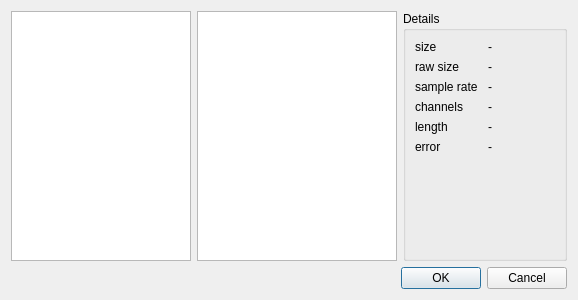
<?xml version="1.0" encoding="UTF-8"?>
<ui version="4.0">
 <class>SampleChooserDialog</class>
 <widget class="QDialog" name="SampleChooserDialog">
  <property name="geometry">
   <rect>
    <x>0</x>
    <y>0</y>
    <width>578</width>
    <height>300</height>
   </rect>
  </property>
  <property name="minimumSize">
   <size>
    <width>0</width>
    <height>300</height>
   </size>
  </property>
  <property name="windowTitle">
   <string>Dialog</string>
  </property>
  <layout class="QGridLayout" name="gridLayout">
   <item row="0" column="2">
    <widget class="QGroupBox" name="groupBox">
     <property name="sizePolicy">
      <sizepolicy hsizetype="Expanding" vsizetype="Preferred">
       <horstretch>0</horstretch>
       <verstretch>0</verstretch>
      </sizepolicy>
     </property>
     <property name="title">
      <string>Details</string>
     </property>
     <layout class="QGridLayout" name="gridLayout_2">
      <item row="6" column="0">
       <spacer name="verticalSpacer">
        <property name="orientation">
         <enum>Qt::Vertical</enum>
        </property>
        <property name="sizeHint" stdset="0">
         <size>
          <width>20</width>
          <height>40</height>
         </size>
        </property>
       </spacer>
      </item>
      <item row="3" column="0">
       <widget class="QLabel" name="label_5">
        <property name="text">
         <string>channels</string>
        </property>
       </widget>
      </item>
      <item row="2" column="1">
       <widget class="QLabel" name="lblSampleRate">
        <property name="text">
         <string>-</string>
        </property>
       </widget>
      </item>
      <item row="4" column="1">
       <widget class="QLabel" name="lblLength">
        <property name="text">
         <string>-</string>
        </property>
       </widget>
      </item>
      <item row="1" column="1">
       <widget class="QLabel" name="lblRawSize">
        <property name="text">
         <string>-</string>
        </property>
       </widget>
      </item>
      <item row="4" column="0">
       <widget class="QLabel" name="label_6">
        <property name="text">
         <string>length</string>
        </property>
       </widget>
      </item>
      <item row="5" column="1">
       <widget class="QLabel" name="lblError">
        <property name="text">
         <string>-</string>
        </property>
       </widget>
      </item>
      <item row="5" column="0">
       <widget class="QLabel" name="label_2">
        <property name="text">
         <string>error</string>
        </property>
       </widget>
      </item>
      <item row="2" column="0">
       <widget class="QLabel" name="label_4">
        <property name="text">
         <string>sample rate</string>
        </property>
       </widget>
      </item>
      <item row="3" column="1">
       <widget class="QLabel" name="lblChannels">
        <property name="text">
         <string>-</string>
        </property>
       </widget>
      </item>
      <item row="1" column="0">
       <widget class="QLabel" name="label_7">
        <property name="text">
         <string>raw size</string>
        </property>
       </widget>
      </item>
      <item row="0" column="0">
       <widget class="QLabel" name="label">
        <property name="text">
         <string>size</string>
        </property>
       </widget>
      </item>
      <item row="0" column="1">
       <widget class="QLabel" name="lblSize">
        <property name="text">
         <string>-</string>
        </property>
       </widget>
      </item>
     </layout>
    </widget>
   </item>
   <item row="0" column="0">
    <widget class="QTreeView" name="treeFolders">
     <property name="minimumSize">
      <size>
       <width>180</width>
       <height>0</height>
      </size>
     </property>
     <property name="maximumSize">
      <size>
       <width>180</width>
       <height>16777215</height>
      </size>
     </property>
    </widget>
   </item>
   <item row="1" column="0" colspan="3">
    <layout class="QHBoxLayout" name="horizontalLayout">
     <item>
      <spacer name="horizontalSpacer">
       <property name="orientation">
        <enum>Qt::Horizontal</enum>
       </property>
       <property name="sizeHint" stdset="0">
        <size>
         <width>40</width>
         <height>20</height>
        </size>
       </property>
      </spacer>
     </item>
     <item>
      <widget class="QPushButton" name="btnOk">
       <property name="text">
        <string>OK</string>
       </property>
      </widget>
     </item>
     <item>
      <widget class="QPushButton" name="btnCancel">
       <property name="text">
        <string>Cancel</string>
       </property>
      </widget>
     </item>
    </layout>
   </item>
   <item row="0" column="1">
    <widget class="QListView" name="listFiles">
     <property name="minimumSize">
      <size>
       <width>200</width>
       <height>0</height>
      </size>
     </property>
     <property name="maximumSize">
      <size>
       <width>200</width>
       <height>16777215</height>
      </size>
     </property>
     <property name="baseSize">
      <size>
       <width>0</width>
       <height>0</height>
      </size>
     </property>
    </widget>
   </item>
  </layout>
 </widget>
 <resources/>
 <connections/>
</ui>
